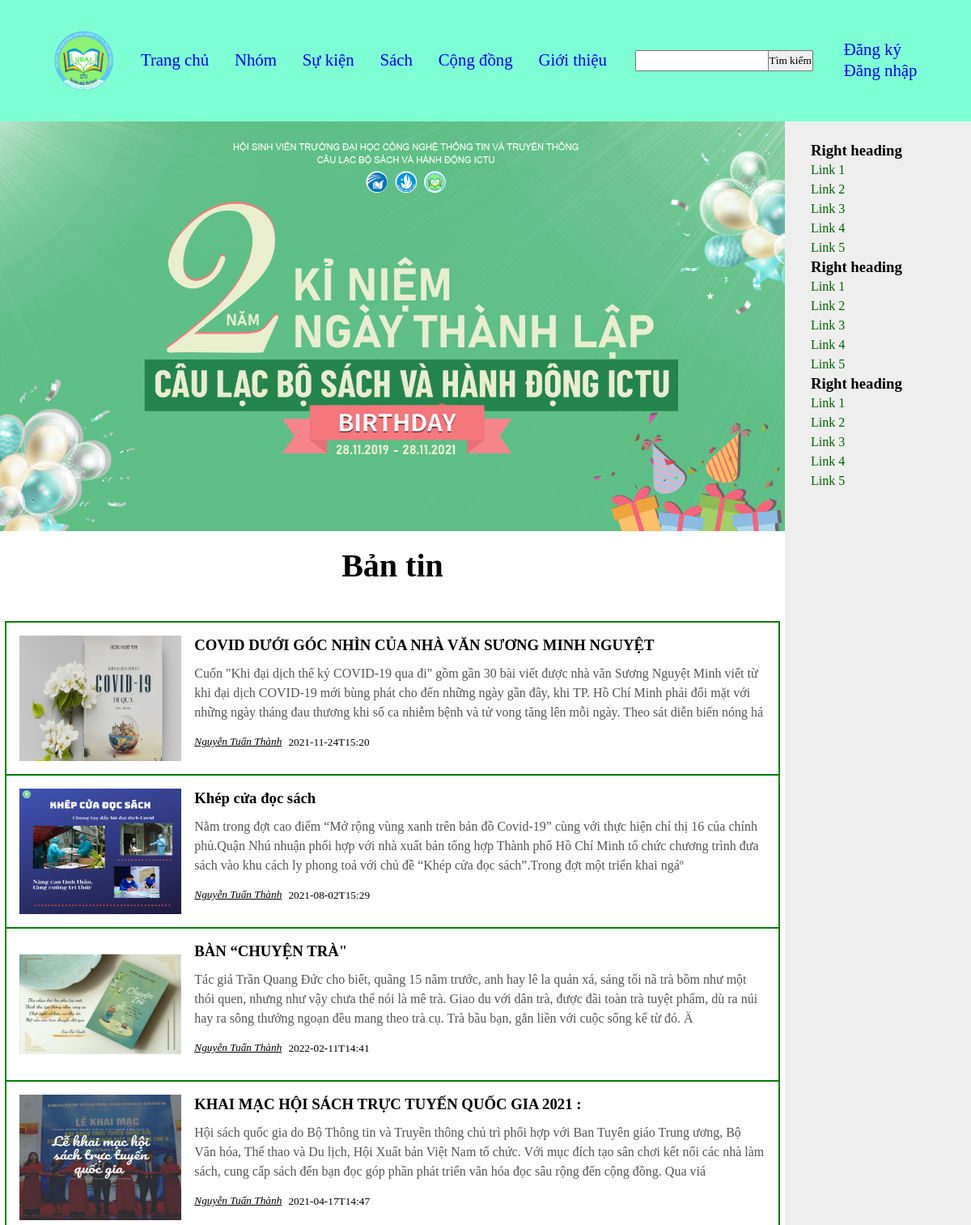
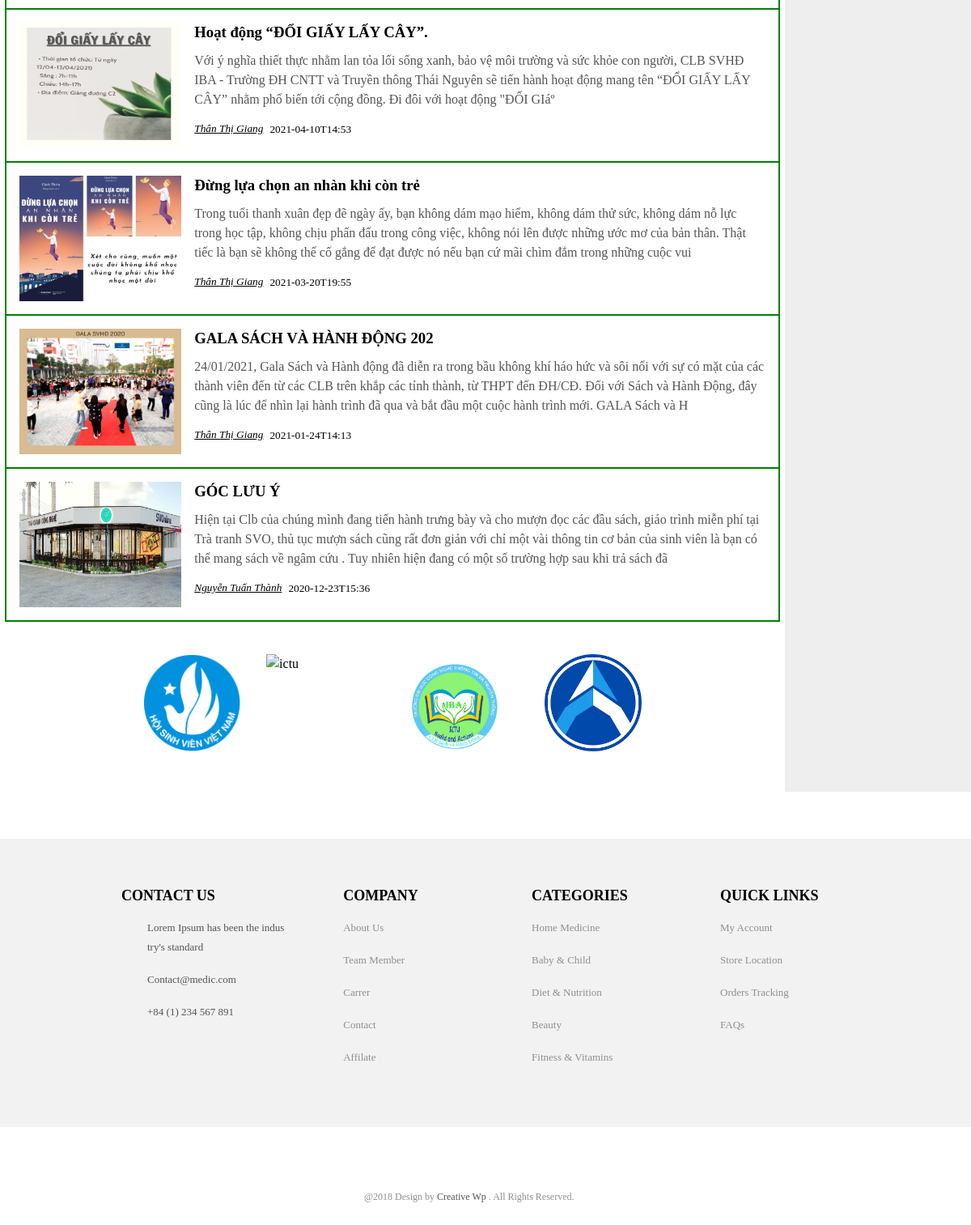
The page / on the database its author committed (2 pictures, top to bottom).
### tables this page shows
CREATE TABLE `prod` (
  `id` int(100) NOT NULL,
  `name` varchar(500) NOT NULL,
  `description` varchar(1000) NOT NULL,
  `img` varchar(300) NOT NULL,
  `content` varchar(10000) NOT NULL,
  `author` varchar(200) NOT NULL,
  `created_date` varchar(100) NOT NULL
);

### index.php (called while the page is built)
<?php
    require_once "./controllers/AdminController.php";
    $index = new AdminControlller();
    $index -> admin();
?>

### models/Database.php (called while the page is built, shortened)
<?php
    class Database{
        private $host = "localhost";
        private $user = "root";
        private $pass = "";
        private $database = "advancedphp";
        private $conn;
        public function connect()
        {
            $this-> conn = new mysqli($this->host, $this->user, $this->pass, $this->database);
            if( $this-> conn-> connect_error){
                die("thatbai".$this-> conn-> connect_error);
            }
            else{
                mysqli_set_charset($this->conn, "utf8");
            }
            return $this->conn;
        }
        public function execute($sql)
        {
            $this-> result = $this-> conn ->query($sql);
            return $this-> result;
        }
    }
?>

### models/ProdModel.php (called while the page is built, shortened)
<?php
    require_once './models/Database.php';
    class ProdModel extends Database implements interfaceView{
        private $db_prd;
        public function __construct()
        {
            $this->db_prd = new Database();
        }
        public function get(){
            $sql = "SELECT * FROM prod";
            $datap = $this-> db_prd -> execute($sql);
            return $datap;
        }
    }
?>

### views/layout/content.php (the view, shortened to what this page needs)
<!DOCTYPE html>
<html lang="en">
<head>
    <link rel="stylesheet" href="./style/css/content.css">
</head>
<body>
	<div id="wrapper">
		<main>
			<div id="content">
				<div class="innertube">
					<img id="bia" src="./style/img/ss.png" alt="">
					<h2>Bản tin</h2>
				<div class="news">
					<?php
					foreach($data as $key => $value) {?>
						<div class="new_items">
							<img class="s" src="./style/img/<?php echo $value['img']?>" alt="">
							<h3>
								<a href="?action=news&id=<?php echo $value['id'];?>" class="title"><?php echo $value['name']?></a>
							</h3>
							<p>
								<?php echo substr($value['content'],0,400)?>
							</p>
							<span>
								<small>
									<address>
										<ins>
											<?php echo substr($value['author'],0 ,50) ?>
										</ins>
								</address>
								<?php echo $value['created_date']?>
								</small>
							</span>
						</div>
					<?php
					}
					?>
				</div>
				<?php
					include_once './views/layout/brand.php';
				?>
				</div>
			</div>
		</main>
		<nav>
			<div class="nav">
				<h3>Right heading</h3>
				<ul>
					<li><a href="#">Link 1</a></li>
					<li><a href="#">Link 2</a></li>
					<li><a href="#">Link 3</a></li>
					<li><a href="#">Link 4</a></li>
					<li><a href="#">Link 5</a></li>
				</ul>
				<h3>Right heading</h3>
				<ul>
					<li><a href="#">Link 1</a></li>
					<li><a href="#">Link 2</a></li>
					<li><a href="#">Link 3</a></li>
					<li><a href="#">Link 4</a></li>
					<li><a href="#">Link 5</a></li>
				</ul>
				<h3>Right heading</h3>
				<ul>
					<li><a href="#">Link 1</a></li>
					<li><a href="#">Link 2</a></li>
					<li><a href="#">Link 3</a></li>
					<li><a href="#">Link 4</a></li>
					<li><a href="#">Link 5</a></li>
				</ul>
			</div>
			</nav>
	</div>
</body>
</html>

### controllers/AdminController.php (shortened to what this page needs)
<?php
    require_once "./models/ProdModel.php";
    class AdminControlller{
        private $modelProd;
        public function __construct()
        {
            $this ->modelProd = new ProdModel;
        }
        public function admin()
        {
            if(isset($_GET['action'])){
                $action= $_GET['action'];
            } else{
                $action = '';
            }
            switch ($action){
                default:
                     $data = $this -> modelProd -> get();
                    include_once './views/admin/home.php';
                    break;
            }
        }
    }
?>

### views/admin/home.php (shortened to what this page needs)
<!DOCTYPE html>
<html lang="en">
<head>
</head>
<body>
    <?php require_once './views/layout/header.php'?>
    <?php require_once './views/layout/content.php'?>
    <?php require_once './views/layout/footer.php'?>
</body>
</html>

### views/layout/header.php (shortened to what this page needs)
<!DOCTYPE html>
<html lang="en">
<head>
    <link rel="stylesheet" href="./style/css/header.css">
</head>
<body>
    <div class="header">
        <div class="in_header">
            <div class="in_header-logo">
                <img src="./style/img/logo.png" alt="" >
            </div>
            <div class="in_header-bc">
                <ul>
                    <li><a href="?action=home">Trang chủ</a></li>
                    <li><a href="#">Nhóm</a></li>
                    <li><a href="#">Sự kiện</a></li>
                    <li><a href="#">Sách</a></li>
                    <li><a href="#">Cộng đồng</a></li>
                    <li><a href="#">Giới thiệu</a></li>
                </ul>
            </div>
            <div class="in_header-right">
                <div class="sreach">
                    <form action="">
                         <input type="search">
                        <button type="submit">Tìm kiếm</button>
                        </form>
                </div>
                <div class="login">
                    <div class="dang">
                        <div class="dangky">
                                <?php
                                    if(!empty($_SESSION['login'])){
                                        echo '';
                                    }else{
                                        echo '<a href="?action=created_acc">Đăng ký</a>';
                                    }
                                ?>
                        </div>
                        <div class="dangnhap">
                            <?php
                                if(!empty($_SESSION['login'])){
                                    echo '';
                                }else{
                                    echo '<a href="?action=login">Đăng nhập</a>';
                                }
                            ?>
                        </div>
                    </div>
                </div>
            </div>
        </div>
    </div>
</body>
</html>

### views/layout/brand.php (shortened to what this page needs)
<!DOCTYPE html>
<html lang="en">
<head>
    <link rel="stylesheet" href="./style/css/brand.css">
</head>
<body>
    <div class="brand">
        <div class="brand_in">
            <img src="./style/img/Hội sinh viên.png" alt="Hoi sinh vien">
            <img src="./style/img/ictu.png" alt="ictu">
            <img src="./style/img/logo.png" alt="IBA">
            <img src="./style/img/aht.png" alt="">
        </div>
    </div>
</body>
</html>

### views/layout/footer.php (shortened to what this page needs)
<!DOCTYPE html>
<html lang="en">
<head>
    <link rel="stylesheet" href="/style/css/footer.css">
</head>
<body>
<div class="footer">
    <div class="footer_background">
         <div class="container footer_in">
             <div class="row">
                 <div class="col-xs-12 col-sm-12 col-md-12 col-lg-12 footer_in-wapper">
                        <div class="wapper_contact">
                            <h5>CONTACT US</h5>
                            <div class="wapper_contact-content">
                                <a href="#">
                                    <p>Lorem Ipsum has been the indus <br> try's standard </p>
                                </a>
                                <a href="#">
                                    <p>Contact@medic.com</p>
                                </a>
                                <a href="#">
                                    <p>+84 (1) 234 567 891 </p>
                                </a>
                            </div>
                        </div>
                        <div class="wapper3same company">
                            <h5>COMPANY</h5>
                            <ul>
                            <a href="#"><li>About Us</li></a>
                            <a href="#"><li>Team Member</li></a>
                            <a href="#"><li>Carrer</li></a>
                            <a href="#"> <li>Contact</li></a>
                            <a href="#"><li>Affilate</li></a>
                            </ul>
                        </div>
                        <div class="wapper3same categories">
                            <h5>CATEGORIES</h5>
                            <ul>
                                <a href="#"><li>Home Medicine</li></a>
                                <a href="#"><li>Baby & Child</li></a>
                                <a href="#"><li>Diet & Nutrition</li></a>
                                <a href="#"><li>Beauty</li></a>
                                <a href="#"><li>Fitness & Vitamins</li></a>
                            </ul>
                        </div>
                        <div class="wapper3same quicklinks">
                            <h5>QUICK LINKS</h5>
                            <ul>
                                <a href="#"><li> My Account</li></a>
                                <a href="#"><li>Store Location</li></a>
                                <a href="#"><li>Orders Tracking</li></a>
                                <a href="#"><li>FAQs</li></a>
                        </div>
                 </div>
             </div>
        </div>
    </div>
    <div class="container footercopyright">
           <div class="row">
            <div class="col-xs-12 col-sm-12 col-md-12 col-lg-12 footercopyright_in">
                    <span >@2018 Design by <p class="chuxanh">Creative Wp</p> . All Rights Reserved. </span>
            </div>
        </div>
    </div>
</div>
</body>
</html>

### style/css/header.css (style rules this page uses)
* { margin: 0; padding: 0; }
.header { width: 100%; height: 150px; background-color:aquamarine; }
.in_header { margin: auto ; width: 1105px; height: 100%; display: flex; justify-content:space-between; align-items: center; }
.in_header-logo { width: 10%; height: auto; }
.in_header-logo img { width: 100%; height: auto; }
.in_header-bc { width: 55%; height: auto; }
.in_header-bc ul { display: flex; justify-content: space-around; }
.in_header-bc li { list-style: none; float: left ; display:inline; }

### style/css/content.css (style rules this page uses)
body { margin:0; padding:0; font-family: Sans-Serif; line-height: 1.5em; }
main { padding-bottom: 10010px; margin-bottom: -10000px; float: left; width: 100%; }
nav { padding-bottom: 10010px; margin-bottom: -10000px; float: left; width: 230px; margin-left: -230px; background: #eee; }
#wrapper { overflow: hidden; }
#content { margin-right: 230px; }
.news { width: inherit; margin-top: 2rem; }
.new_items { width: 95%; height: 150px; padding: 1rem; border: #555 2px solid; }
p { color: #555; }
nav ul { list-style-type: none; margin: 0; padding: 0; }
nav ul a { color: darkgreen; text-decoration: none; }

### style/css/brand.css (style rules this page uses)
.brand { width: 100%; height: 200px; }
.brand .brand_in { width: 70%; height: inherit; margin: auto; display: flex; justify-content: space-evenly; align-items: center; }
.brand img { width: 120px; height: 120px; }
img:nth-child(3) { width: 160px; height: 160px; }

### style/css/footer.css (style rules this page uses)
.footer { width: 100%;height: 100%; }
.footer a { text-decoration: none; color: #8f8f8f; }
.footer_background { width: 100%; height: 100%; background-color: #f2f2f2; }
.footer_in { width: 100%;height: 100%; }
.footer_in .footer_in-wapper { width: 100%;height: 100%; margin: 3.625rem 0rem 3.625rem; display: flex; justify-content: space-between; font-size: 13px; }
.footer_in h5 { font-size: 18px; color: #000000; font-weight: 600; margin-bottom: 1rem; }
.wapper_contact-content { margin-bottom: 2rem; }
.wapper_contact-content a { display: flex; flex-direction: row; justify-content: flex-start; align-items: flex-start; color: #8f8f8f; margin-bottom: 1rem; }
.wapper_contact-content p { margin-bottom: 0px; font-weight: 500; }
.wapper3same { width: 10rem; height: 100%; }
.wapper3same li { list-style: none; margin-bottom: 1rem; }
.footercopyright { height: 4.375rem; }
.footercopyright_in { width: 100%;height: 100%; padding: 16px 0px; box-sizing: border-box; display: flex; align-items: center; justify-content: space-between; }
.footercopyright_in span { height: 1.125rem; font-size: 12px; color: #8f8f8f; font-weight: 500; }
.footercopyright_in p { font-size: 12px; }

### views/layout/header.php (style rules this page uses)
.header a { text-decoration: none; font-size: 1.3rem; }
.in_header { height: 100%; }
.in_header-right { width: 35%; display: flex; justify-content: space-around; align-items: center; }
.sreach { position: relative; }
.sreach input { width: 220px; height: 1.6rem; }
.sreach button { height: 1.6rem; position: absolute; right: 0px; }

### views/layout/content.php (style rules this page uses)
.innertube h2 { text-align: center; font-family:'Times New Roman', Times, serif; font-size: 40px; font-weight: bold; padding: 1.5rem 0; }
.news { display: flex; flex-direction: column; justify-content: center; align-items: center; }
.new_items { width: 95%; height: 155px; padding: 1rem; border: green 2px solid; }
.new_items:nth-child(n+2) { border-top:none; }
.new_items h3 a { text-decoration: none; color: black; display: inline; }
.new_items p { margin: .7rem 0; cursor:default; }
.new_items span { display: block; }
.new_items span address { float: left; margin-right: .5rem; }
.s { float: left; width: 200px; height:100% ; margin-right: 1rem; }
#bia { width: 100%; height: auto; }
.nav { padding: 1.5rem 2rem; }

### views/admin/home.php (style rules this page uses)
* { font-family: 'Times New Roman', Times, serif !important; }

### rows shown on the page
prod: img (picture), name "COVID DƯỚI GÓC NHÌN CỦA NHÀ VĂN SƯƠNG MINH NGUYỆT", content "Cuốn \"Khi đại dịch thế kỷ COVID-19 qua đi\" gồm gần 30 bài viết được nhà văn Sương Nguyệt Minh viết từ khi đại dịch COVID-19 mới bùng phát cho đến những ngày gần đây, khi TP. Hồ Chí Minh phải đối mặt với những ngày tháng đau thương khi số ca nhiễm bệnh và tử vong tăng lên mỗi ngày. Theo sát diễn biến nóng há", author "Nguyễn Tuấn Thành", created_date "2021-11-24T15:20"
prod: img (picture), name "Khép cửa đọc sách", content "Nằm trong đợt cao điểm “Mở rộng vùng xanh trên bản đồ Covid-19” cùng với thực hiện chỉ thị 16 của chính phủ.Quận Nhú nhuận phối hợp với nhà xuất bản tổng hợp Thành phố Hồ Chí Minh tổ chức chương trình đưa sách vào khu cách ly phong toả với chủ đề “Khép cửa đọc sách”.Trong đợt một triển khai ngáº", author "Nguyễn Tuấn Thành", created_date "2021-08-02T15:29"
prod: img (picture), name "BÀN “CHUYỆN TRÀ\"", content "Tác giả Trần Quang Đức cho biết, quãng 15 năm trước, anh hay lê la quán xá, sáng tối nã trà bồm như một thói quen, nhưng như vậy chưa thể nói là mê trà. Giao du với dân trà, được đãi toàn trà tuyệt phẩm, dù ra núi hay ra sông thưởng ngoạn đều mang theo trà cụ. Trà bầu bạn, gắn liền với cuộc sống kể từ đó. Ä", author "Nguyễn Tuấn Thành", created_date "2022-02-11T14:41"
prod: img (picture), name "KHAI MẠC HỘI SÁCH TRỰC TUYẾN QUỐC GIA 2021 :", content "Hội sách quốc gia do Bộ Thông tin và Truyền thông chủ trì phối hợp với Ban Tuyên giáo Trung ương, Bộ Văn hóa, Thể thao và Du lịch, Hội Xuất bản Việt Nam tổ chức. Với mục đích tạo sân chơi kết nối các nhà làm sách, cung cấp sách đến bạn đọc góp phần phát triển văn hóa đọc sâu rộng đến cộng đồng. Qua viá", author "Nguyễn Tuấn Thành", created_date "2021-04-17T14:47"
prod: img (picture), name "Hoạt động “ĐỔI GIẤY LẤY CÂY”.", content "Với ý nghĩa thiết thực nhằm lan tỏa lối sống xanh, bảo vệ môi trường và sức khỏe con người, CLB SVHĐ IBA - Trường ĐH CNTT và Truyền thông Thái Nguyên sẽ tiến hành hoạt động mang tên “ĐỔI GIẤY LẤY CÂY” nhằm phổ biến tới cộng đồng. Đi đôi với hoạt động \"ĐỔI GIáº", author "Thân Thị Giang", created_date "2021-04-10T14:53"
prod: img (picture), name "Đừng lựa chọn an nhàn khi còn trẻ", content "Trong tuổi thanh xuân đẹp đẽ ngày ấy, bạn không dám mạo hiểm, không dám thử sức, không dám nỗ lực trong học tập, không chịu phấn đấu trong công việc, không nói lên được những ước mơ của bản thân. Thật tiếc là bạn sẽ không thể cố gắng để đạt được nó nếu bạn cứ mãi chìm đắm trong những cuộc vui", author "Thân Thị Giang", created_date "2021-03-20T19:55"
prod: img (picture), name "GALA SÁCH VÀ HÀNH ĐỘNG 202", content "24/01/2021, Gala Sách và Hành động đã diễn ra trong bầu không khí háo hức và sôi nổi với sự có mặt của các thành viên đến từ các CLB trên khắp các tỉnh thành, từ THPT đến ĐH/CĐ. Đối với Sách và Hành Động, đây cũng là lúc để nhìn lại hành trình đã qua và bắt đầu một cuộc hành trình mới. GALA Sách và H", author "Thân Thị Giang", created_date "2021-01-24T14:13"
prod: img (picture), name "GÓC LƯU Ý", content "Hiện tại Clb của chúng mình đang tiến hành trưng bày và cho mượn đọc các đầu sách, giáo trình miễn phí tại Trà tranh SVO, thủ tục mượn sách cũng rất đơn giản với chỉ một vài thông tin cơ bản của sinh viên là bạn có thể mang sách về ngâm cứu . Tuy nhiên hiện đang có một số trường hợp sau khi trả sách đã", author "Nguyễn Tuấn Thành", created_date "2020-12-23T15:36"
